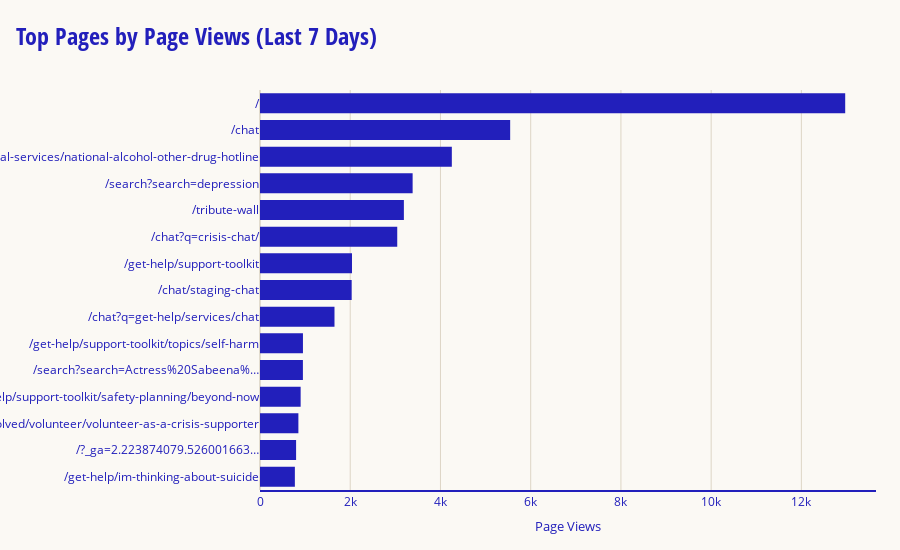

This figure's notebook cell:
### Code cell
df["page_path"] = lifeline_theme.strip_domain(df["page_location"])

fig = px.bar(
    df.sort_values("page_views"),          # ascending so top pages appear at the top
    x="page_views",
    y="page_path",
    orientation="h",
    title="Top Pages by Page Views (Last 7 Days)",
    labels={"page_path": "Page", "page_views": "Page Views"},
    template="lifeline",
)
# Wide left margin to accommodate full path labels
fig.update_layout(height=550, yaxis_title=None, margin=dict(l=260))
lifeline_theme.add_lifeline_logo(fig)
fig.show()

### Figure 1 — Plotly figure (JSON) as saved in the notebook; plotly's stock layout.template omitted (floating-point values rounded to 4 significant figures)
{"data": [{"hovertemplate": "Page Views=%{x}<br>Page=%{y}<extra></extra>", "legendgroup": "", "marker": {"color": "#221FBB", "pattern": {"shape": ""}}, "name": "", "orientation": "h", "showlegend": false, "textposition": "auto", "type": "bar", "x": [773, 800, 851, 901, 951, 952, 1651, 2032, 2039, 3042, 3189, 3383, 4252, 5545, 12971], "xaxis": "x", "y": ["/get-help/im-thinking-about-suicide", "/?_ga=2.223874079.526001663…", "/get-involved/volunteer/volunteer-as-a-crisis-supporter", "/get-help/support-toolkit/safety-planning/beyond-now", "/search?search=Actress%20Sabeena%…", "/get-help/support-toolkit/topics/self-harm", "/chat?q=get-help/services/chat", "/chat/staging-chat", "/get-help/support-toolkit", "/chat?q=crisis-chat/", "/tribute-wall", "/search?search=depression", "/get-help/national-services/national-alcohol-other-drug-hotline", "/chat", "/"], "yaxis": "y"}], "layout": {"barmode": "relative", "height": 550, "legend": {"tracegroupgap": 0}, "margin": {"l": 260}, "title": {"text": "Top Pages by Page Views (Last 7 Days)"}, "xaxis": {"anchor": "y", "domain": [0, 1], "title": {"text": "Page Views"}}, "yaxis": {"anchor": "x", "domain": [0, 1], "title": {}}}}
